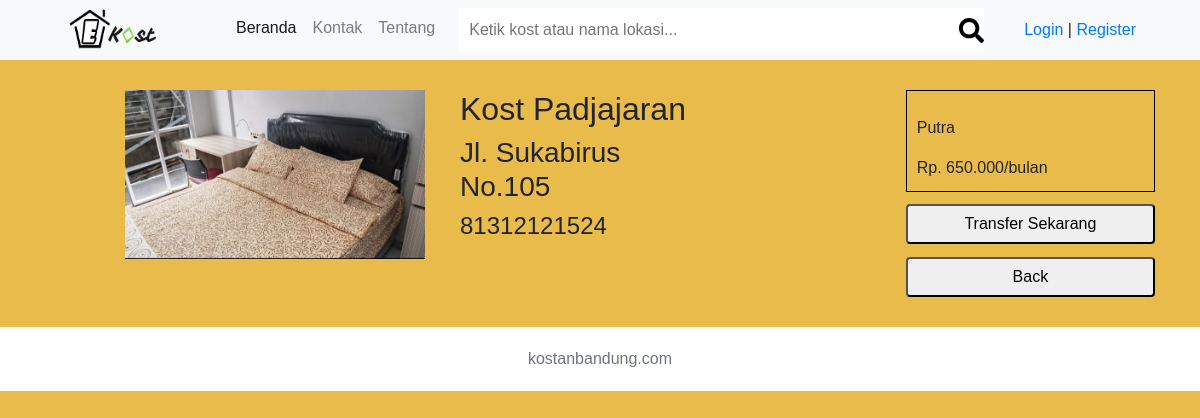
The page /index.php/controller/kosdetail/K1 on the database its author committed.
### tables this page shows
CREATE TABLE `list_kost` (
  `id` varchar(10) NOT NULL,
  `nama_kos` varchar(255) NOT NULL,
  `kategori` varchar(255) NOT NULL,
  `alamat` varchar(255) NOT NULL,
  `harga` varchar(255) NOT NULL,
  `kontak` varchar(255) NOT NULL,
  `kos_img` varchar(255) NOT NULL
);

### application/controllers/controller.php (called while the page is built, shortened)
<?php
class controller extends CI_Controller {
	function __construct(){
			$this->load->model('model_general');
			$this->load->view('links');
			$this->load->view('sticky/header');
			$this->load->library('form_validation');
			$this->load->library('session');
	}
	public function kosDetail($kosID)
	{
		$data['kos'] = $this->model_general->get_dataByID($kosID);
		$this->load->view('kosDetail',$data);
		$this->load->view('sticky/footer');
	}
}

### index.php (called while the page is built, shortened)
<?php
require_once BASEPATH.'core/CodeIgniter.php';

### application/models/model_general.php (called while the page is built, shortened)
<?php
class model_general extends CI_Model
{
	public function get_dataByID($id)
	{
		$query = $this->db->get_where('list_kost', array('id' => $id))->row_array();
		return $query;
	}
}
?>

### application/views/kosDetail.php (the view)
<div class="container" style="padding-top:30px;padding-bottom: 30px;">
  <div style="display:flex;">
    <div class="" style="padding-left: 80px;">
      <div class="">
        <img src="<?= base_url($kos['kos_img']); ?>" style="width:300px; weight:300px;  ">
      </div>
    </div>
    <div class="" style="padding-right:200px; padding-left:35px;">
      <h2><?= $kos['nama_kos'];?></h2>
      <h3><?= $kos['alamat'];?></h3>
      <h4><?= $kos['kontak'];?></h4>
    </div>
    <div style="width:262px">
      <div class="" style="border:1px solid black; width:100%; height:102px; padding-top: 25px; padding-left:10px;">
        <div class="">
          <p> <?= $kos['kategori'];?></p>
        </div>
        <div class="">
          <p><?= $kos['harga'];?></p>
        </div>
      </div>
      <div class="" align="center">
        <div class="" style="padding:5% 0 5%;">
          <button type="button" name="button" style="width:100%; height:40px; border-radius:4px;"
          onclick="">Transfer Sekarang </button>
        </div>
        <div class="">
          <button type="button" name="button" style="width:100%; height:40px; border-radius:4px;"> Back </button>
        </div>
      </div>
    </div>
  </div>
</div>

### rows shown on the page
list_kost: kos_img (picture), nama_kos "Kost Padjajaran", alamat "Jl. Sukabirus No.105", kontak "81312121524", kategori "Putra", harga "Rp. 650.000/bulan"
